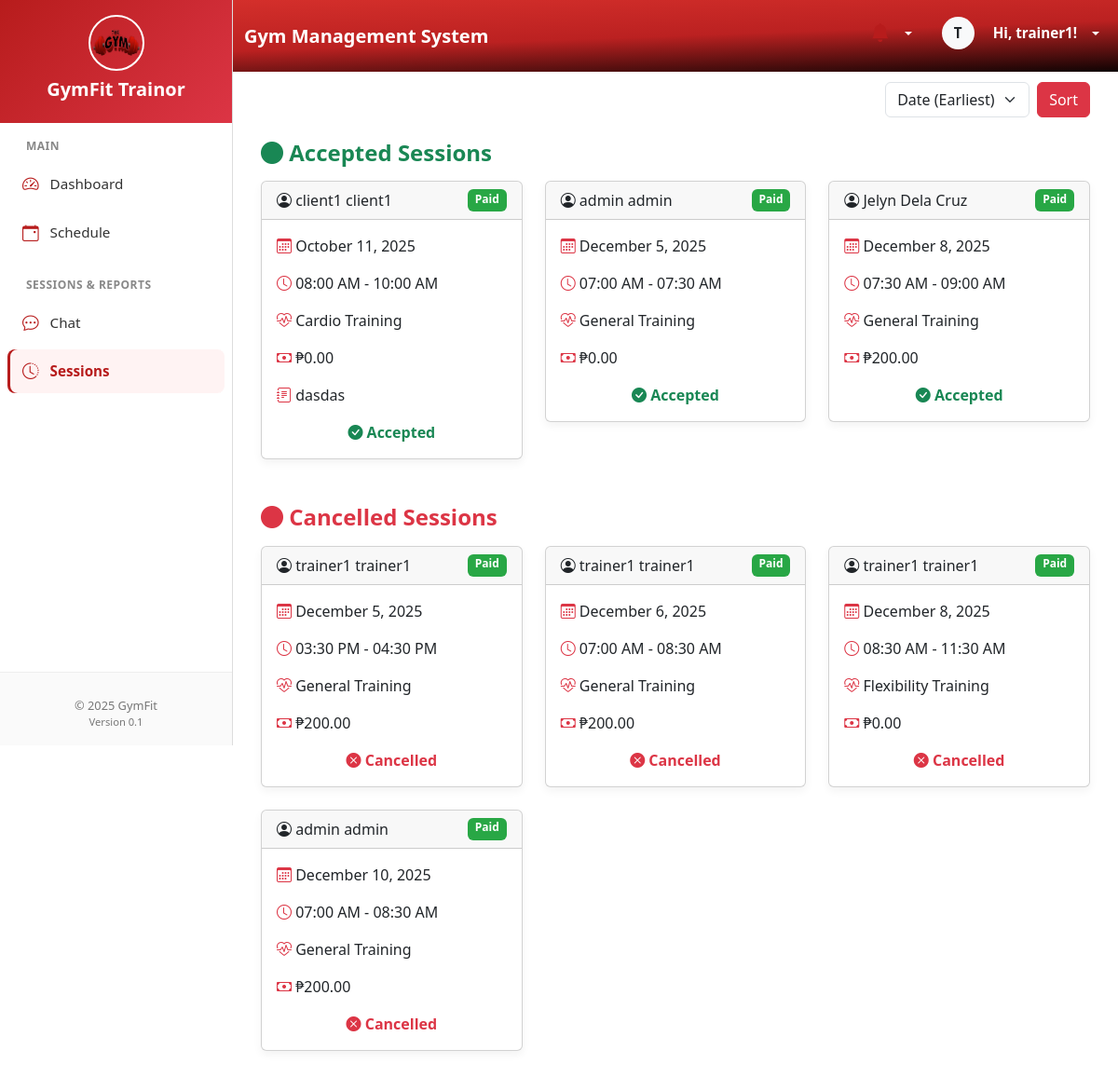
Screenshot of /dashboard/trainer/trainer_sessions.php (signed in) with the database file from the repository.
### tables this page shows
CREATE TABLE `appointments` (
  `id` int(11) NOT NULL,
  `trainee_id` int(11) DEFAULT NULL,
  `trainer_id` int(11) DEFAULT NULL,
  `date` date NOT NULL,
  `start_time` time NOT NULL,
  `end_time` time NOT NULL,
  `training_regime` enum('full_body','upper_body','lower_body','cardio','strength','flexibility','hiit','recovery') NOT NULL,
  `type` varchar(100) DEFAULT 'Personal Training',
  `notes` text DEFAULT NULL,
  `session_days` varchar(255) NOT NULL,
  `status` enum('pending','accepted','cancelled','declined','completed') DEFAULT 'pending',
  `amount` decimal(10,2) DEFAULT 0.00,
  `is_paid` tinyint(1) DEFAULT 0,
  `created_at` timestamp NOT NULL DEFAULT current_timestamp()
);

CREATE TABLE `users` (
  `id` int(11) NOT NULL,
  `firstName` varchar(255) NOT NULL,
  `middleName` varchar(255) NOT NULL,
  `lastName` varchar(255) NOT NULL,
  `username` varchar(100) NOT NULL,
  `email` varchar(150) DEFAULT NULL,
  `contact` int(25) NOT NULL,
  `password` varchar(255) NOT NULL,
  `role` enum('admin','trainer','trainor','client','trainee','owner') NOT NULL DEFAULT 'client',
  `full_name` varchar(150) DEFAULT NULL,
  `avatar` varchar(255) DEFAULT NULL,
  `idImage` varchar(255) NOT NULL,
  `status` enum('active','inactive') DEFAULT 'active',
  `created_at` timestamp NOT NULL DEFAULT current_timestamp(),
  `active_status` enum('online','offline','busy') DEFAULT 'offline'
);

### dashboard/trainer/trainer_sessions.php (the view, shortened to what this page needs)
<?php
include '../../db_connect.php';
$user = $_SESSION['user'];
$trainer_id = $user['id'];
function formatTimeRange($start, $end) {
    return date("h:i A", strtotime($start)) . " - " . date("h:i A", strtotime($end));
}
function getTrainingRegimeLabel($regime) {
    $labels = [
        'strength' => 'Strength Training',
        'cardio' => 'Cardio Training',
        'flexibility' => 'Flexibility Training'
    ];
    return $labels[$regime] ?? 'General Training';
}
$allowedSort = [
    "date_asc" => "a.date ASC",
    "date_desc" => "a.date DESC",
    "trainee_asc" => "u.firstName ASC",
    "trainee_desc" => "u.firstName DESC",
    "status_asc" => "a.status ASC",
    "status_desc" => "a.status DESC"
];
$sort = $_GET["sort"] ?? "date_asc";
$orderBy = $allowedSort[$sort] ?? "a.date ASC";
$stmt = $conn->prepare("
    SELECT a.*, u.firstName, u.lastName
    FROM appointments a
    JOIN users u ON a.trainee_id = u.id
    WHERE a.trainer_id = ?
    ORDER BY
        CASE
            WHEN LOWER(a.status) = 'pending' THEN 1
            WHEN LOWER(a.status) = 'accepted' THEN 2
            WHEN LOWER(a.status) = 'cancelled' THEN 3
            ELSE 4
        END,
        $orderBy
");
$stmt->bind_param("i", $trainer_id);
$stmt->execute();
$result = $stmt->get_result();
$appointments = [];
while ($row = $result->fetch_assoc()) {
    $row['status'] = strtolower($row['status']);
    $appointments[] = $row;
}
?>
<!DOCTYPE html>
<html lang="en">
<head>
    <link href="https://cdn.jsdelivr.net/npm/bootstrap@5.3.0/dist/css/bootstrap.min.css" rel="stylesheet">
    <link href="https://cdn.jsdelivr.net/npm/bootstrap-icons@1.10.5/font/bootstrap-icons.css" rel="stylesheet">
</head>
<body>
<?php include 'includes/navbar.php'; ?>
<?php include 'includes/sidebar.php'; ?>
<main>
    <h3 class="fw-bold mb-4">
        <i class="bi bi-calendar-check text-danger"></i> Trainor Sessions
    </h3>
    <div class="d-flex justify-content-end mb-4">
        <form method="GET" class="d-flex gap-2">
            <select name="sort" class="form-select">
                <option value="date_asc" <?= $sort == "date_asc" ? "selected" : "" ?>>Date (Earliest)</option>
            </select>
            <button class="btn btn-danger">Sort</button>
        </form>
    </div>
    <?php
    $groups = ["pending" => [], "accepted" => [], "cancelled" => []];
    foreach ($appointments as $appt) {
        $groups[strtolower($appt["status"])][] = $appt;
    }
    function renderGroup($title, $color, $list) {
        if (empty($list)) return;
        echo "<h4 class='fw-bold mt-4 mb-3 text-$color'>
                <i class='bi bi-circle-fill'></i> $title
              </h4>";
        echo "<div class='row'>";
        foreach ($list as $a) { ?>
            <div class="col-md-6 col-lg-4 mb-4">
                <div class="card appointment-card">
                    <div class="card-header d-flex justify-content-between">
                        <span><i class="bi bi-person-circle"></i> <?= $a['firstName'] . " " . $a['lastName'] ?></span>
                        <span class="badge <?= $a['is_paid'] ? 'badge-paid' : 'badge-unpaid' ?>">
                            <?= $a['is_paid'] ? "Paid" : "Unpaid" ?>
                        </span>
                    </div>
                    <div class="card-body">
                        <p><i class="bi bi-calendar3 text-danger"></i> <?= date("F j, Y", strtotime($a['date'])) ?></p>
                        <p><i class="bi bi-clock text-danger"></i> <?= formatTimeRange($a['start_time'], $a['end_time']) ?></p>
                        <p><i class="bi bi-heart-pulse text-danger"></i> <?= getTrainingRegimeLabel($a['training_regime']) ?></p>
                        <p><i class="bi bi-cash text-danger"></i> ₱<?= number_format($a['amount'], 2) ?></p>
                        <?php if (!empty($a['notes'])): ?>
                            <p><i class="bi bi-journal-text text-danger"></i> <?= $a['notes'] ?></p>
                        <?php endif; ?>
                        <?php if (strtolower($a['status']) === 'pending'): ?>
                            <form method="POST" class="d-flex gap-2 mt-3">
                                <input type="hidden" name="appointment_id" value="<?= $a['id'] ?>">
                                <button name="status" value="accepted" class="btn btn-outline-success w-50">
                                    <i class="bi bi-check-circle"></i> Accept
                                </button>
                                <button name="status" value="cancelled" class="btn btn-outline-danger w-50">
                                    <i class="bi bi-x-circle"></i> Cancel
                                </button>
                            </form>
                        <?php else: ?>
                            <div class="text-center mt-3">
                                <span class="status-badge text-<?= strtolower($a['status']) === 'accepted' ? 'success' : 'danger' ?>">
                                    <i class="bi <?= strtolower($a['status']) === 'accepted' ? 'bi-check-circle-fill' : 'bi-x-circle-fill' ?>"></i>
                                    <?= ucfirst($a['status']) ?>
                                </span>
                            </div>
                        <?php endif; ?>
                    </div>
                </div>
            </div>
        <?php }
        echo "</div>";
    }
    renderGroup("Accepted Sessions", "success", $groups["accepted"]);
    renderGroup("Cancelled Sessions", "danger", $groups["cancelled"]);
    ?>
</main>
</body>
</html>

### dashboard/trainer/trainer_sessions.php (style rules this page uses)
body { background-color: #f8f9fa; font-family: 'Poppins', sans-serif; }
main { margin-left: 250px; padding: 30px; }
.appointment-card { border: none; border-radius: 15px; background: #fff; box-shadow: 0 4px 10px rgba(0,0,0,0.05); transition: 0.2s ease; }
.card-header { background: #dc3545; color: white; border-radius: 15px 15px 0 0; }
.status-badge { font-weight: 600; }
.badge-paid { background-color: #28a745; }

### rows the page displays
appointments: trainee.firstName "client1", trainee.lastName "client1", is_paid "Paid", date "October 11, 2025", formatTimeRange($a['start_time'], $a['end_time']) "08:00 AM - 10:00 AM", training_regime "Cardio Training", amount "0.00", notes "dasdas", status "Accepted"
appointments: trainee.firstName "admin", trainee.lastName "admin", is_paid "Paid", date "December 5, 2025", formatTimeRange($a['start_time'], $a['end_time']) "07:00 AM - 07:30 AM", training_regime "General Training", amount "0.00", status "Accepted"
appointments: trainee.firstName "Jelyn", trainee.lastName "Dela Cruz", is_paid "Paid", date "December 8, 2025", formatTimeRange($a['start_time'], $a['end_time']) "07:30 AM - 09:00 AM", training_regime "General Training", amount "200.00", status "Accepted"
appointments: trainee.firstName "trainer1", trainee.lastName "trainer1", is_paid "Paid", date "December 5, 2025", formatTimeRange($a['start_time'], $a['end_time']) "03:30 PM - 04:30 PM", training_regime "General Training", amount "200.00", status "Cancelled"
appointments: trainee.firstName "trainer1", trainee.lastName "trainer1", is_paid "Paid", date "December 6, 2025", formatTimeRange($a['start_time'], $a['end_time']) "07:00 AM - 08:30 AM", training_regime "General Training", amount "200.00", status "Cancelled"
appointments: trainee.firstName "trainer1", trainee.lastName "trainer1", is_paid "Paid", date "December 8, 2025", formatTimeRange($a['start_time'], $a['end_time']) "08:30 AM - 11:30 AM", training_regime "Flexibility Training", amount "0.00", status "Cancelled"
appointments: trainee.firstName "admin", trainee.lastName "admin", is_paid "Paid", date "December 10, 2025", formatTimeRange($a['start_time'], $a['end_time']) "07:00 AM - 08:30 AM", training_regime "General Training", amount "200.00", status "Cancelled"

### other values shown
substr($trainer_name, 0, 1) "T"
strtok($trainer_name, ' ') "trainer1"
$title "Accepted Sessions Cancelled Sessions"
